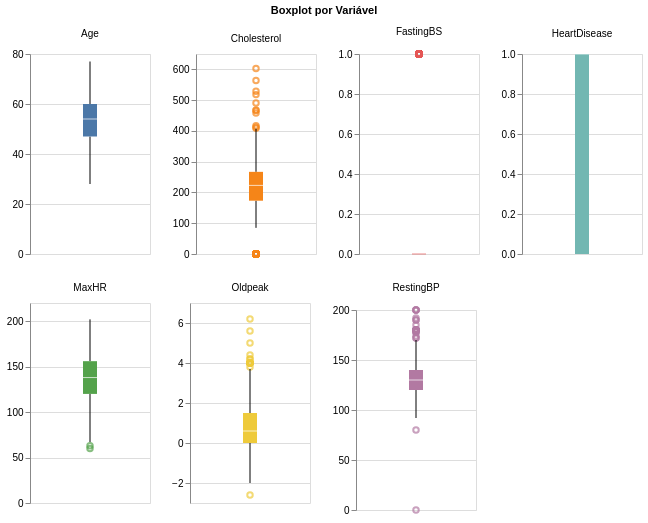

The notebook cell this image was saved under:
### Markdown cell above
Uma visualização interessante de se fazer para conhecermos os dados é o **boxplot**

### Code cell
num_cols = df.select_dtypes(include='number').columns.tolist()
df_long = df.melt(value_vars=num_cols, var_name="Variavel", value_name="Valor")

boxplot_geral = alt.Chart(df_long).mark_boxplot().encode(
    y=alt.Y("Valor:Q", title=None),              # Passa os valores para o eixo Y
    color=alt.Color("Variavel:N", legend=None)
).properties(
    width=120,
    height=200
).facet(
    facet=alt.Facet("Variavel:N", title="Boxplot por Variável"),
    columns=4
).resolve_scale(
    y='independent'                             # Escala independente no eixo Y
)

boxplot_geral

### Figure 1 — Vega-Lite specification as saved in the notebook (floating-point values rounded to 4 significant figures; data arrays with more than 128 entries replaced by an {"elided": "..."} marker saying what was removed)
{"config": {"view": {"continuousWidth": 300, "continuousHeight": 300}}, "data": {"name": "data-f343524c7019bea4d35b70334bc65b3e"}, "facet": {"field": "Variavel", "title": "Boxplot por Variável", "type": "nominal"}, "spec": {"mark": {"type": "boxplot"}, "encoding": {"color": {"field": "Variavel", "legend": null, "type": "nominal"}, "y": {"field": "Valor", "title": null, "type": "quantitative"}}, "height": 200, "width": 120}, "columns": 4, "resolve": {"scale": {"y": "independent"}}, "$schema": "https://vega.github.io/schema/vega-lite/v5.20.1.json", "datasets": {"data-f343524c7019bea4d35b70334bc65b3e": {"elided": "6426 records"}}}
